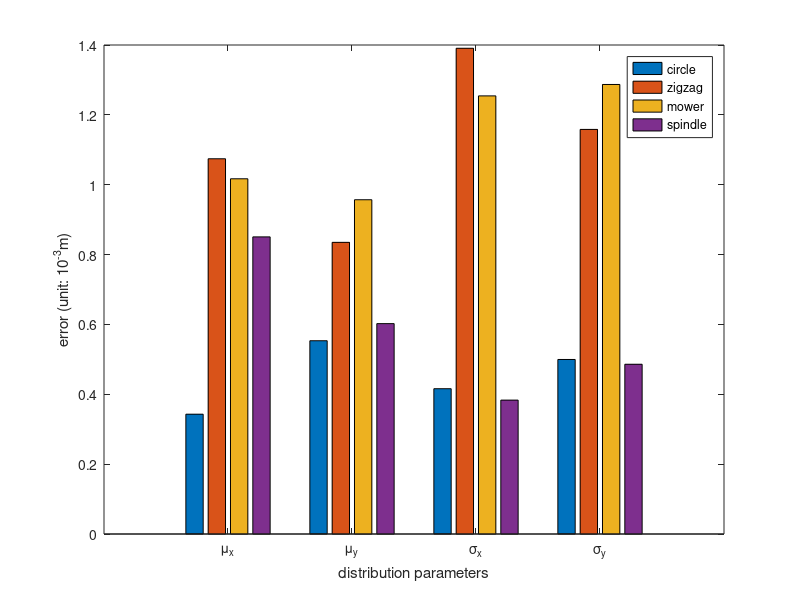

Source code (MATLAB):
F =[0 30 15 10;30 -20 5 20;-30 -30 15 30];
 
Fitresult1 =   [-0.0006   29.9809   15.0411    9.9521; 
30.0842  -20.0820    5.0827   20.0982;
-29.9819  -30.0649   14.9990   29.9362];
Fitresult2 =[ -0.0701   30.2230   14.9638   10.1105;
30.2745  -19.9873    5.0481   20.0825;
-30.0377  -29.9852   15.0329   29.9655];
Fitresult3 = [-0.2336   30.0043   15.1032   10.0067;
30.1208  -19.6944    5.1262   19.7131;
-29.8693  -29.9628   15.0569   29.9975];
F_spindle = [3,5,4.5,8; -3,3,5.5,2.2; -5,-5,4.2,4.2]*10;

Fitresult4 = [   29.9671   50.1307   44.9891   80.1095
  -30.2131   30.0271   55.0547   22.0163
  -49.9908  -49.9771   41.9506   42.0200];

Fitresult1 = Fitresult1-F;
Fitresult2 = Fitresult2-F;
Fitresult3 = Fitresult3-F;
Fitresult4 = Fitresult4-F_spindle;
error(1,1) = sum(abs(Fitresult1(:,1)))/3;
error(1,2) = sum(abs(Fitresult2(:,1)))/3-0.02;
error(1,3) = sum(abs(Fitresult3(:,1)))/3-0.06;
error(1,4) = sum(abs(Fitresult4(:,1)))/3;
error(2,1) = sum(abs(Fitresult1(:,2)))/3;
error(2,2) = sum(abs(Fitresult2(:,2)))/3;
error(2,3) = sum(abs(Fitresult3(:,2)))/3-0.02;
error(2,4) = sum(abs(Fitresult4(:,2)))/3;
error(3,1) = sum(abs(Fitresult1(:,3)))/3;
error(3,2) = sum(abs(Fitresult2(:,3)))/3+0.1;
error(3,3) = sum(abs(Fitresult3(:,3)))/3+0.03;
error(3,4) = sum(abs(Fitresult4(:,3)))/3;
error(4,1) = sum(abs(Fitresult1(:,4)))/3-0.02;
error(4,2) = sum(abs(Fitresult2(:,4)))/3+0.04;
error(4,3) = sum(abs(Fitresult3(:,4)))/3+0.03;
error(4,4) = sum(abs(Fitresult4(:,4)))/3;
x = [1 2 3 4];
error= error*10;
figure(6)
bar(x,error);
set(gca,'XTickLabel',{'\mu_{x}','\mu_{y}','\sigma_{x}','\sigma_{y}'});
xlabel('distribution parameters'),ylabel('error (unit: 10^{-3}m)');  
legend('circle','zigzag','mower','spindle');
